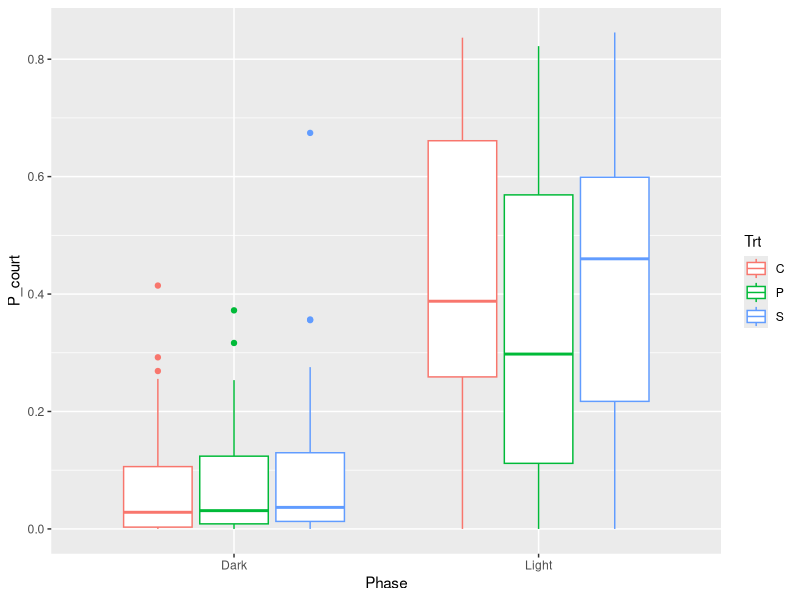
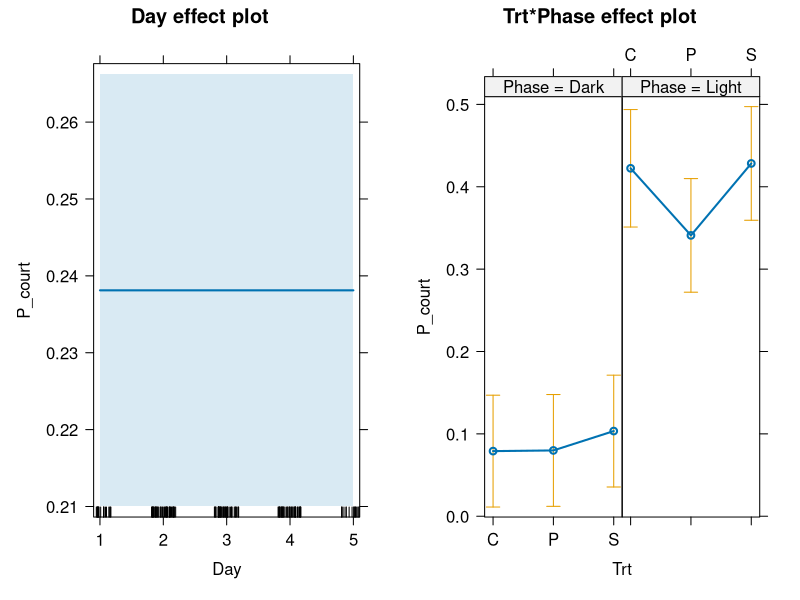

Reproduce these figures in R, in order. (Note: this script raises an error after producing the figures.)

#require("rio")
#convert("./Courtship FINAL.xlsx", "Courtship_FINAL.txt")
require(lme4)
require(ggplot2)
require(effects)
require(car)

court <- read.table("Courtship_FINAL.txt", h=T)
head(court)

gg1 <- ggplot(court, aes(x=Phase, y=P_court, colour=Trt))
gg1 + geom_boxplot()  
  
stuff <- glm(P_court ~ Trt*Phase + (1|Day) , data=court)
summary(stuff)
plot(allEffects(stuff))





stuff2 <- lmer(C_dur ~ Trt + Phase + Phase:Trt + Trt:Population + (1|Day), data=court)

#stuff2 <- lmer(P_court ~ Trt + Phase + Phase:Trt + Trt:Population + (1|Day), data=court)
summary(stuff2)
car::Anova(stuff2)
plot(allEffects(stuff2))


stuff_plot <- effect("Trt*Phase", stuff2)
stuff_plot <- as.data.frame(stuff_plot)
head(stuff_plot)
stuff_plot2 <- ggplot(stuff_plot, 
                       aes(y=fit, x=Phase, colour=Trt))

stuff_plot3 <- stuff_plot2 + 
  geom_point(stat="identity", 
             position=position_dodge(0.5)) + 
  geom_linerange(aes(ymin=lower, ymax=upper), 
                 position = position_dodge(0.5)) + 
  labs(y="Intercept", 
       x="Phase") +
  ggtitle("Evolved Population") + 
  scale_colour_manual(values=
                        c("#999999", "#56B4E9", "#E69F00"))
print(stuff_plot3)

#Same layout with P_court or C_dur
#stuff_plot4 <- stuff_plot3
print(stuff_plot4)
